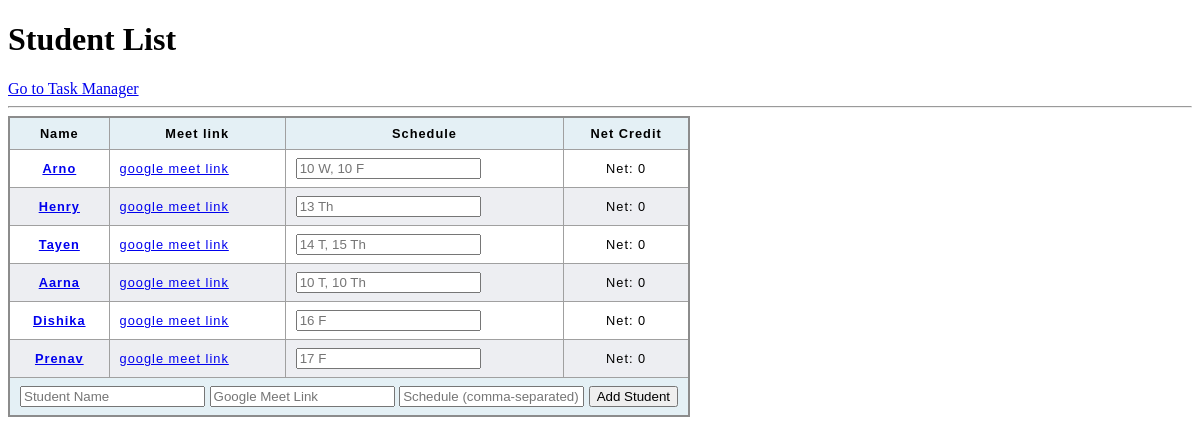
Before: / with the older database file.
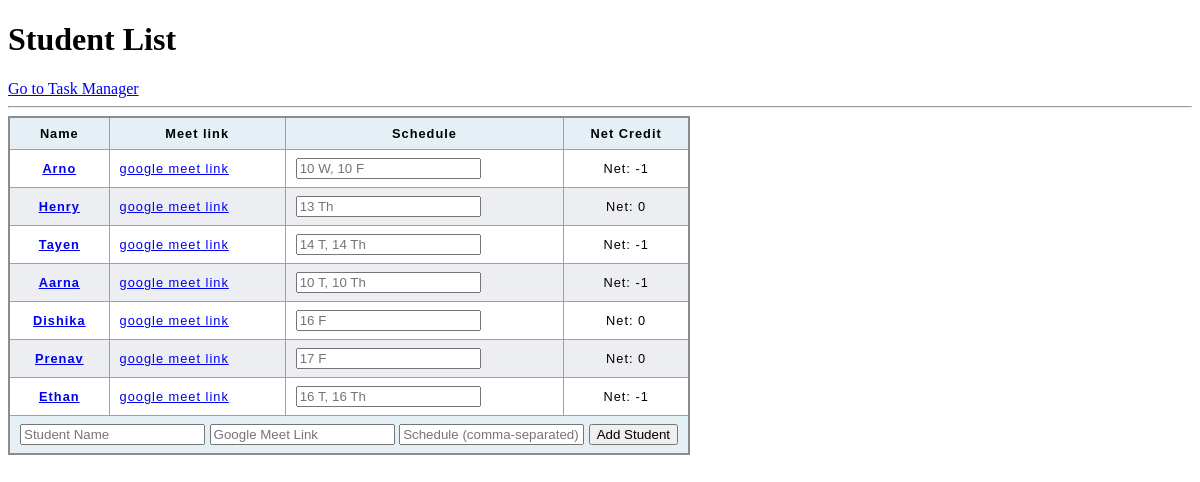
After: the same page with the newer database file.
### app.py (models this page shows, shortened)
class Student(db.Model):
    id = db.Column(db.Integer, primary_key=True)
    name = db.Column(db.String(100), nullable=False)
    parent_contact = db.Column(db.String(100), default='')
    student_contact = db.Column(db.String(100), default='')
    created_at = db.Column(db.DateTime, default=datetime.utcnow)
    lessons_taken = db.Column(db.Integer, default=0)
    lessons_credited = db.Column(db.Integer, default=0)
    scheduled_lesson_ids = db.Column(db.JSON, default=[])
    general_notes = db.Column(db.String(200), default='')
    schedule = db.Column(db.JSON, default=[]) # Store schedule as a JSON array of strings
    meeting_link = db.Column(db.String(200), nullable=True)

### app.py (the view)
@app.route('/')
def index():
    students = Student.query.all() #todo order by soonest lesson
    return render_template('students.html', students=students)

### templates/students.html (shortened to what this page needs)
<!DOCTYPE html>
<html lang="en">
<head>
    <link rel="stylesheet" href="students.css">
</head>
<body>
    <h1>Student List</h1>
    <a href="{{ url_for('task_manager') }}">Go to Task Manager</a>
    <hr>
    <table>
        <thead>
            <tr>
                <th>Name</th>
                <th>Meet link</th>
                <th>Schedule</th>
                <th>Net Credit</th>
            </tr>
        </thead>
        <tbody>
            {% for student in students %}
            <tr id="format">
                <th scope="row"><a href="{{ url_for('student_chart', student_id=student.id) }}"> {{ student.name }} </a></th>
                <td><a href="https://{{ student.meeting_link }}" target="_blank">google meet link</a></td>
                <td><form action="/update_schedule/{{ student.id }}" method="post"><input type="text" name="schedule" placeholder="{{ student.schedule | join(', ') }}" value=""></form></td>
                <td>Net: {{  student.lessons_credited - student.lessons_taken }}</td>
            </tr>
            {% endfor %}
        </tbody>
        <tfoot>
            <tr>
                <td colspan="4">
                    <form action="/add_student" method="post">
                        <input type="text" name="name" placeholder="Student Name">
                        <input type="text" name="meeting_link" placeholder="Google Meet Link">
                        <input type="text" name="schedule" placeholder="Schedule (comma-separated)">
                        <button type="submit">Add Student</button>
                    </form>
                </td>
            </tr>
    </table>
</body>
</html>

### templates/students.css (style rules this page uses)
table { border-collapse: collapse; border: 2px solid rgb(140 140 140); font-family: sans-serif; font-size: 0.8rem; letter-spacing: 1px; }
thead, tfoot { background-color: rgb(228 240 245); }
th, td { border: 1px solid rgb(160 160 160); padding: 8px 10px; }
td:last-of-type { text-align: center; }
tbody > tr:nth-of-type(even) { background-color: rgb(237 238 242); }
tfoot td { font-weight: bold; }

Changed rows visible on the page:
changed Student "Arno": student.lessons_credited-student.lessons_taken "0" → "-1"
changed Student "Tayen": schedule "14 T, 15 Th" → "14 T, 14 Th"; student.lessons_credited-student.lessons_taken "0" → "-1"
changed Student "Aarna": student.lessons_credited-student.lessons_taken "0" → "-1"
added Student: name "Ethan", schedule "16 T, 16 Th", student.lessons_credited-student.lessons_taken "-1"
